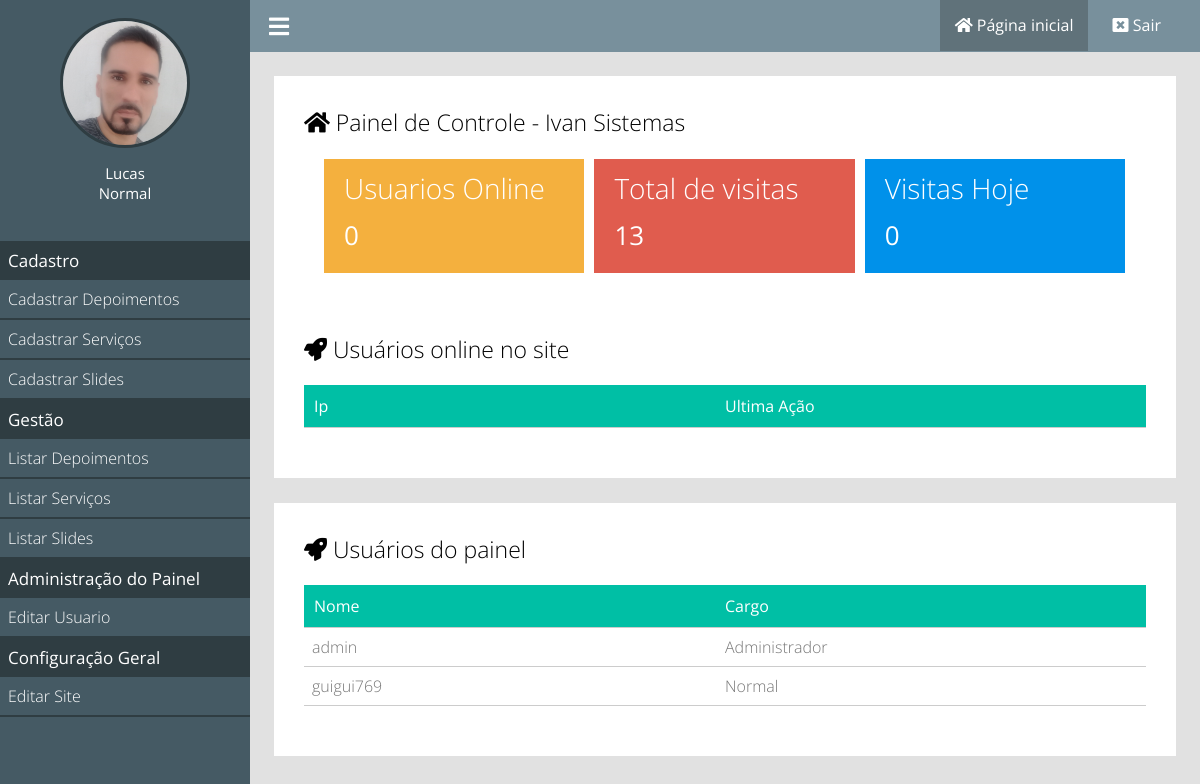
Screenshot of /painel/ (signed in) with the database file from the repository.
### tables this page shows
CREATE TABLE `tb_admin_usuarios` (
  `id` int(11) NOT NULL,
  `user` varchar(255) NOT NULL,
  `password` varchar(255) NOT NULL,
  `img` varchar(255) NOT NULL,
  `nome` varchar(255) NOT NULL,
  `cargo` int(11) NOT NULL
);

### classes/MySql.php (called while the page is built)
<?php
class MySql {
    private static $pdo;
    public static function conectar(){
    if(self::$pdo == null){
        try{
            self::$pdo = new PDO('mysql:host='.HOST.';dbname='.DATABASE,USER,PASSWORD,array(PDO::MYSQL_ATTR_INIT_COMMAND => "SET
                NAMES utf8"));
            self::$pdo->setAttribute(PDO::ATTR_ERRMODE,PDO::ERRMODE_EXCEPTION);
        }catch(Exception $e){
            echo "<h2>Erro ao conectar<h2>";
        }
    }
    return self::$pdo;
}
}

### painel/pages/home.php (the view, shortened to what this page needs)
<?php
   $usuariosOnline = Painel::listarUsuaroisOnline();
   $pegarVisitasTotais = MySql::conectar()->prepare("SELECT * FROM `tb_admin_visitas`");
   $pegarVisitasTotais->execute();
   $pegarVisitasTotais = $pegarVisitasTotais->rowCount();
   $pegarVisitasHoje = MySql::conectar()->prepare("SELECT * FROM `tb_admin_visitas` WHERE dia = ?");
   $pegarVisitasHoje->execute(array(date('Y-m-d')));
   $pegarVisitasHoje = $pegarVisitasHoje->rowCount();
?>
<div class="box-content left w100">
                <h2><i class="fa fa-home"></i> Painel de Controle -  <?php echo NOMEEMPRESA;  ?></h2>
        <div class="box-metricas">
          <div class="box-metrica-single">
                <div class="box-metrica-wraper">
                    <h2>Usuarios Online</h2>
                    <p><?php echo count($usuariosOnline);   ?></p>
                </div>
          </div>
          <div class="box-metrica-single">
                <div class="box-metrica-wraper">
                    <h2>Total de visitas</h2>
                    <p><?php echo $pegarVisitasTotais;  ?></p>
                </div>
          </div>
          <div class="box-metrica-single">
                <div class="box-metrica-wraper">
                    <h2>Visitas Hoje</h2>
                    <p><?php echo $pegarVisitasHoje;  ?></p>
                </div>
          </div>
        </div>
</div>
<div class="box-content w100">
     <h2><i class="fa fa-rocket"></i> Usuários online no site</h2>
    <div class="table-responsive">
            <div class="row">
                <div class="col">
                    <span>Ip</span>
                </div>
                <div class="col">
                    <span>Ultima Ação</span>
                </div>
            </div>
    </div>
</div>
<div class="box-content w100t">
     <h2><i class="fa fa-rocket"></i> Usuários do painel</h2>
    <div class="table-responsive">
            <div class="row">
                <div class="col">
                    <span>Nome</span>
                </div>
                <div class="col">
                    <span>Cargo</span>
                </div>
            </div>
            <?php
            $usuariosPainel = MySql::conectar()->prepare("SELECT * FROM `tb_admin_usuarios`");
            $usuariosPainel->execute();
            $usuariosPainel = $usuariosPainel->fetchAll();
             foreach($usuariosPainel as $key => $value){  ?>
            <div class="row">
                <div class="col">
                    <span><?php echo $value['user'];?></span>
                </div>
                <div class="col">
                    <span><?php echo Painel::pegaCargo($value['cargo']);?></span>
                </div>
            </div>
        <?php } ?>
    </div>
</div>

### painel/index.php (shortened to what this page needs)
<?php
   if(Painel::logado() == false){
       include('login.php');
   }else{
       include('main.php');
   }
?>

### painel/main.php (shortened to what this page needs)
<!DOCTYPE html>
<html lang="pt-br">
<head>
    <link rel="stylesheet" href="<?php echo INCLUDE_PATH; ?>estilo/all.min.css">
    <link rel="stylesheet" href="<?php echo INCLUDE_PATH_PAINEL; ?>css/style.css">
</head>
<body>
    <div class="menu">
        <div class="menu-wrapper">
        <div class="box-usuario">
            <?php
             if($_SESSION['img'] == ''){
            ?>
            <div class="avatar-usuario">
                 <i class="fa fa-user"></i>
            </div>
            <?php }else{ ?>
            <div class="imagem-usuario">
                <img src="<?php echo INCLUDE_PATH_PAINEL; ?>uploads/<?php echo $_SESSION['img']; ?>" alt="">
            </div>
            <?php } ?>
            <div class="nome-usuario">
               <p><?php echo $_SESSION['nome']; ?></p>
               <p><?php echo Painel::pegaCargo($_SESSION['cargo']); ?></p>
            </div>
        </div>
        <div class="items-menu">
                <h2>Cadastro</h2>
                <a <?php Painel::selecionadoMenu('cadastrar-depoimentos'); ?> href="<?php echo INCLUDE_PATH_PAINEL; ?>cadastrar-depoimentos">Cadastrar Depoimentos</a>
                <a <?php Painel::selecionadoMenu('cadastrar-servico'); ?> href="">Cadastrar Serviços</a>
                <a <?php Painel::selecionadoMenu('cadastrar-slides'); ?> href="">Cadastrar Slides</a>
                <h2>Gestão</h2>
                <a <?php Painel::selecionadoMenu('listar-depoimentos'); ?> href="<?php echo INCLUDE_PATH_PAINEL; ?>listar-depoimentos">Listar Depoimentos</a>
                <a <?php Painel::selecionadoMenu('Listar-Servicos'); ?> href="">Listar Serviços</a>
                <a <?php Painel::selecionadoMenu('Listar-Slides'); ?> href="">Listar Slides</a>
                <h2>Administração do Painel</h2>
                <a <?php Painel::selecionadoMenu('editar-usuario'); ?> href="<?php echo INCLUDE_PATH_PAINEL;
                ?>editar-usuario">Editar Usuario</a>
                <h2>Configuração Geral</h2>
                <a <?php Painel::selecionadoMenu('editar-site'); ?> href="">Editar Site</a>
        </div>
        </div>
            </div>
       <header>
            <div class="center">
                <div class="menu-btn">
                    <i class="fa fa-bars"></i>
                </div>
                <div class="loggout">
                <a  <?php if(@$_GET['url'] == ''){ ?> style="background: #60727a;padding: 15px;" <?php } ?> href="<?php echo INCLUDE_PATH_PAINEL; ?>?"> <i class="fa fa-home"></i>  <span>Página inicial</span></a>
                    <a href="<?php echo INCLUDE_PATH_PAINEL; ?>?loggout"><i class="fa fa-window-close"> </i> <span>Sair</span></a>
                </div>
            </div>
        </header>
        <div class="content">
        <?php Painel::carregarPagina();  ?>
        </div>
</body>

### classes/Painel.php (shortened to what this page needs)
<?php
class Painel {
    public static function logado(){
        return isset($_SESSION['login']) ? true : false;
    }
    public static function pegaCargo(&$cargo){
        $arr =[
            '0' => 'Normal',
            '1' => 'Sub Administrador',
            '2' => 'Administrador'
        ];
        return $arr[$cargo];
    }
    public static function carregarPagina(){
        if(isset($_GET['url'])){
          $url = explode('/',$_GET['url']);
          if(file_exists('pages/'.$url[0].'.php')){
            include('pages/'.$url[0].'.php');
          }else{
             header('Location: '.INCLUDE_PATH_PAINEL);
          }
        }else{
            include('pages/home.php');
        }
    }
    public static function listarUsuaroisOnline(){
        $sql = MySql::conectar()->prepare("SELECT * FROM `tb_admin_online`");
        $sql->execute();
        return $sql->fetchAll();
    }
    public static function limparUsuariosOnline(){
        $date = date("Y-m-d H:i:s");
    }
    public static function selecionadoMenu($par){
      $url = explode('/',@$_GET['url'])[0];
       if($url == $par){
           echo 'class="menu-active"';
       }
    }
      }
?>

### painel/css/style.css (style rules this page uses)
* { margin: 0; padding: 0; box-sizing: border-box; font-family: "Open Sans"; }
html,body { height: 100%; background: rgb(225,225,225); }
body { overflow-x: hidden; }
.center { padding:0 2%;margin:0 auto; }
.loggout { float: right; }
.loggout a { padding: 0 20px; position: relative; top: 4px; text-decoration: none; color: white; font-size: 16px; }
.loggout a > span { font-size: 16px; text-decoration: none; }
.menu-btn { float: left; cursor: pointer; font-size: 23px; color: white; }
div.menu { overflow-x:hidden; overflow-y: auto; height: 100%; padding:10px 0; position: fixed; left: 0; top: 0; background: #455a64; float: left; width: 250px; }
header { position: relative; left: 250px; padding: 10px 0; background: #78909c; width: calc(100% - 250px); }
.content { width: calc(100% - 250px); position: relative; left: 250px; padding: 2%; }
.items-menu { margin-top: 30px; }
.items-menu h2 { text-align: left; font-weight: normal; font-size: 17px; background: #2F3D42; color: white; padding:8px; }
.items-menu a { display: block; padding: 8px; font-weight: 300; font-size: 16px; text-decoration: none; color: white; border-bottom: 2px solid #2F3D42; }
div.box-usuario { padding: 8px; text-align: center; }
.imagem-usuario { display: inline-block; width: 130px; height: 130px; position: relative; border-radius: 50%; border: 3px solid #2F3D42; }
.imagem-usuario img { position: absolute; left: 0; top: 0; width: 100%; height: 100%; border-radius: 50%; }
.nome-usuario { text-align: center; margin-top: 10px; }
.nome-usuario p { color: white; font-size: 15px; font-weight: normal; }
.w100 { width: 100%; }
.left { float: left; }
.box-content { background: white; padding: 30px; margin-bottom: 25px; }
.box-content h2 { font-weight: 300; font-size: 23px; }
.box-metricas { margin-top:16px; padding:0 15px; }
.box-metrica-single { float: left; position: relative; width: 33.3%; background: #F4B03E; border: 5px solid white; }
.box-metricas .box-metrica-single:nth-of-type(2) { background: #E05C4E; }
.box-metricas .box-metrica-single:nth-of-type(3) { background: #0091ea; }
.box-metrica-wraper { padding: 10px 20px; text-align: left; color: white; }
.box-metrica-wraper h2 { font-size: 28px; }
.box-metrica-wraper p { padding: 10px 0; font-size: 26px; }
.table-responsive { margin:20px auto; font-weight: 300; }
.table-responsive .row:nth-of-type(1) { font-weight: normal; background: #00bfa5; padding: 10px; color: white; }
.table-responsive .row { color: #777; padding: 8px; border-bottom: 1px solid #ccc; }
.col { float: left; width: 50%; }

### rows the page displays
tb_admin_usuarios: user "admin", cargo "Administrador"
tb_admin_usuarios: user "guigui769", cargo "Normal"

### other values shown
$_SESSION['nome'] "Lucas"
Painel::pegaCargo($_SESSION['cargo']) "Normal"
NOMEEMPRESA "Ivan Sistemas"
count($usuariosOnline) "0"
$pegarVisitasTotais "13"
$pegarVisitasHoje "0"
